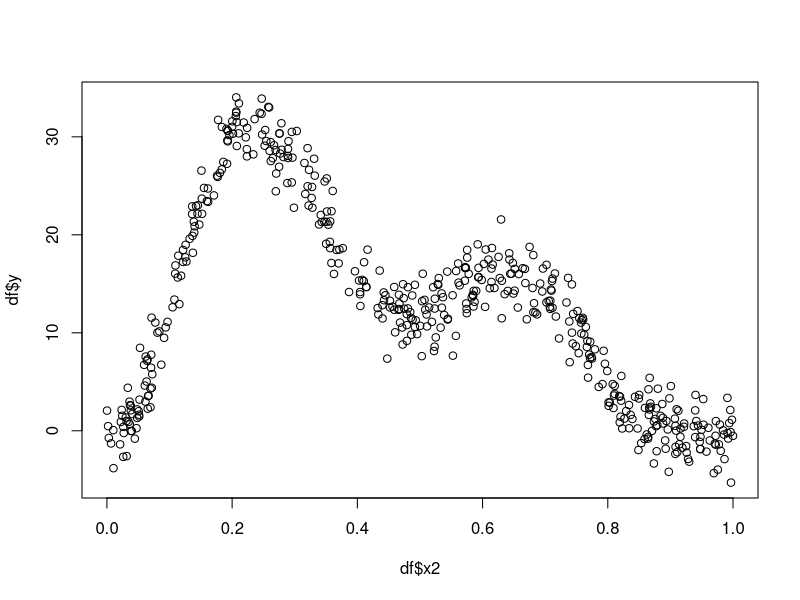

Write R code to recreate this figure.
# https://stats.stackexchange.com/a/300242

set.seed(20)

# f2 <- function(x) 0.2 * x^11 * (10 * (1 - x))^6 +
  # 10 * (10 * x)^3 * (1 - x)^10
f2 <- function(x) 1 * x^11 * (10 * (1 - x))^6 +
  35 * (10 * x)^3 * (1 - x)^10

ysim <- function(n = 500, scale = 2) {
  x <- runif(n)
  e <- rnorm(n, 0, scale)
  f <- f2(x)
  y <- f + e
  data.frame(y = y, x2 = x, f2 = f)
}

df <- ysim()

plot(df$x2, df$y)
